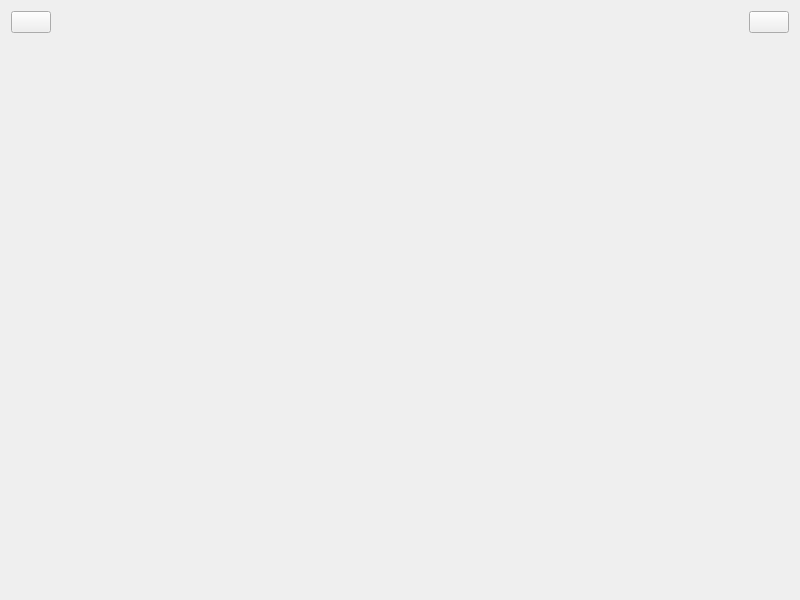
<?xml version="1.0" encoding="UTF-8"?>
<ui version="4.0">
 <class>MasterView</class>
 <widget class="QWidget" name="MasterView">
  <property name="geometry">
   <rect>
    <x>0</x>
    <y>0</y>
    <width>800</width>
    <height>600</height>
   </rect>
  </property>
  <property name="windowTitle">
   <string>MasterView</string>
  </property>
  <layout class="QVBoxLayout" name="verticalLayout">
   <item>
    <layout class="QHBoxLayout" name="horizontalLayout">
     <item>
      <widget class="QPushButton" name="btBack">
       <property name="text">
        <string/>
       </property>
       <property name="icon">
        <iconset resource="Lab4.qrc">
         <normaloff>:/img/logininin.png</normaloff>:/img/logininin.png</iconset>
       </property>
       <property name="iconSize">
        <size>
         <width>20</width>
         <height>20</height>
        </size>
       </property>
      </widget>
     </item>
     <item>
      <spacer name="horizontalSpacer">
       <property name="orientation">
        <enum>Qt::Orientation::Horizontal</enum>
       </property>
       <property name="sizeHint" stdset="0">
        <size>
         <width>40</width>
         <height>20</height>
        </size>
       </property>
      </spacer>
     </item>
     <item>
      <widget class="QLabel" name="labelTitle">
       <property name="text">
        <string/>
       </property>
      </widget>
     </item>
     <item>
      <spacer name="horizontalSpacer_2">
       <property name="orientation">
        <enum>Qt::Orientation::Horizontal</enum>
       </property>
       <property name="sizeHint" stdset="0">
        <size>
         <width>40</width>
         <height>20</height>
        </size>
       </property>
      </spacer>
     </item>
     <item>
      <widget class="QPushButton" name="btLogout">
       <property name="text">
        <string/>
       </property>
       <property name="icon">
        <iconset resource="Lab4.qrc">
         <normaloff>:/img/log out.png</normaloff>:/img/log out.png</iconset>
       </property>
       <property name="iconSize">
        <size>
         <width>20</width>
         <height>20</height>
        </size>
       </property>
      </widget>
     </item>
    </layout>
   </item>
   <item>
    <widget class="QStackedWidget" name="stackedWidget"/>
   </item>
  </layout>
 </widget>
 <resources>
  <include location="Lab4.qrc"/>
 </resources>
 <connections/>
</ui>
